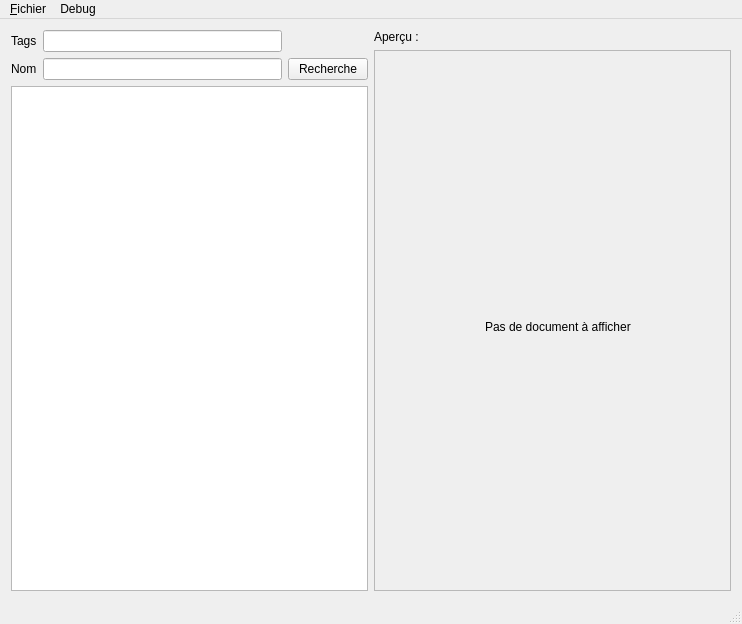
<?xml version="1.0" encoding="UTF-8"?>
<ui version="4.0">
 <class>MainWindow</class>
 <widget class="QMainWindow" name="MainWindow">
  <property name="geometry">
   <rect>
    <x>0</x>
    <y>0</y>
    <width>742</width>
    <height>624</height>
   </rect>
  </property>
  <property name="windowTitle">
   <string>MainWindow</string>
  </property>
  <widget class="QWidget" name="centralWidget">
   <layout class="QHBoxLayout" name="horizontalLayout_3">
    <item>
     <layout class="QVBoxLayout" name="verticalLayout">
      <item>
       <layout class="QGridLayout" name="gridLayout">
        <item row="0" column="1">
         <widget class="QLineEdit" name="LineEdit_tags_search"/>
        </item>
        <item row="1" column="0">
         <widget class="QLabel" name="label">
          <property name="text">
           <string>Nom</string>
          </property>
         </widget>
        </item>
        <item row="1" column="1">
         <widget class="QLineEdit" name="lineEdit_name_search"/>
        </item>
        <item row="0" column="0">
         <widget class="QLabel" name="label_2">
          <property name="text">
           <string>Tags</string>
          </property>
         </widget>
        </item>
        <item row="1" column="2">
         <widget class="QPushButton" name="pushButton_search">
          <property name="text">
           <string>Recherche</string>
          </property>
         </widget>
        </item>
       </layout>
      </item>
      <item>
       <widget class="QTableView" name="tableView_documents"/>
      </item>
     </layout>
    </item>
    <item>
     <layout class="QVBoxLayout" name="verticalLayout_2">
      <item>
       <widget class="QLabel" name="label_3">
        <property name="text">
         <string>Aperçu :</string>
        </property>
       </widget>
      </item>
      <item>
       <widget class="QScrollArea" name="scrollArea">
        <property name="widgetResizable">
         <bool>true</bool>
        </property>
        <widget class="QWidget" name="scrollAreaWidgetContents">
         <property name="geometry">
          <rect>
           <x>0</x>
           <y>0</y>
           <width>355</width>
           <height>542</height>
          </rect>
         </property>
         <widget class="QLabel" name="pdf_view">
          <property name="geometry">
           <rect>
            <x>110</x>
            <y>240</y>
            <width>181</width>
            <height>71</height>
           </rect>
          </property>
          <property name="text">
           <string>Pas de document à afficher</string>
          </property>
         </widget>
        </widget>
       </widget>
      </item>
     </layout>
    </item>
   </layout>
  </widget>
  <widget class="QStatusBar" name="statusBar"/>
  <widget class="QMenuBar" name="menuBar">
   <property name="geometry">
    <rect>
     <x>0</x>
     <y>0</y>
     <width>742</width>
     <height>21</height>
    </rect>
   </property>
   <widget class="QMenu" name="menufichier">
    <property name="title">
     <string>&amp;Fichier</string>
    </property>
    <addaction name="actionAjouter_document"/>
    <addaction name="action_Supprimer_document"/>
   </widget>
   <widget class="QMenu" name="menuDebug">
    <property name="title">
     <string>Debug</string>
    </property>
    <addaction name="actionSQLCommand_2"/>
   </widget>
   <addaction name="menufichier"/>
   <addaction name="menuDebug"/>
  </widget>
  <action name="actionAjouter_document">
   <property name="text">
    <string>&amp;Ajouter document</string>
   </property>
  </action>
  <action name="action_Supprimer_document">
   <property name="text">
    <string>&amp;Supprimer document</string>
   </property>
  </action>
  <action name="actionSQLCommand">
   <property name="text">
    <string>SQLCommand</string>
   </property>
  </action>
  <action name="actionSQLCommand_2">
   <property name="text">
    <string>SQLCommand</string>
   </property>
  </action>
 </widget>
 <layoutdefault spacing="6" margin="11"/>
 <resources/>
 <connections/>
</ui>
